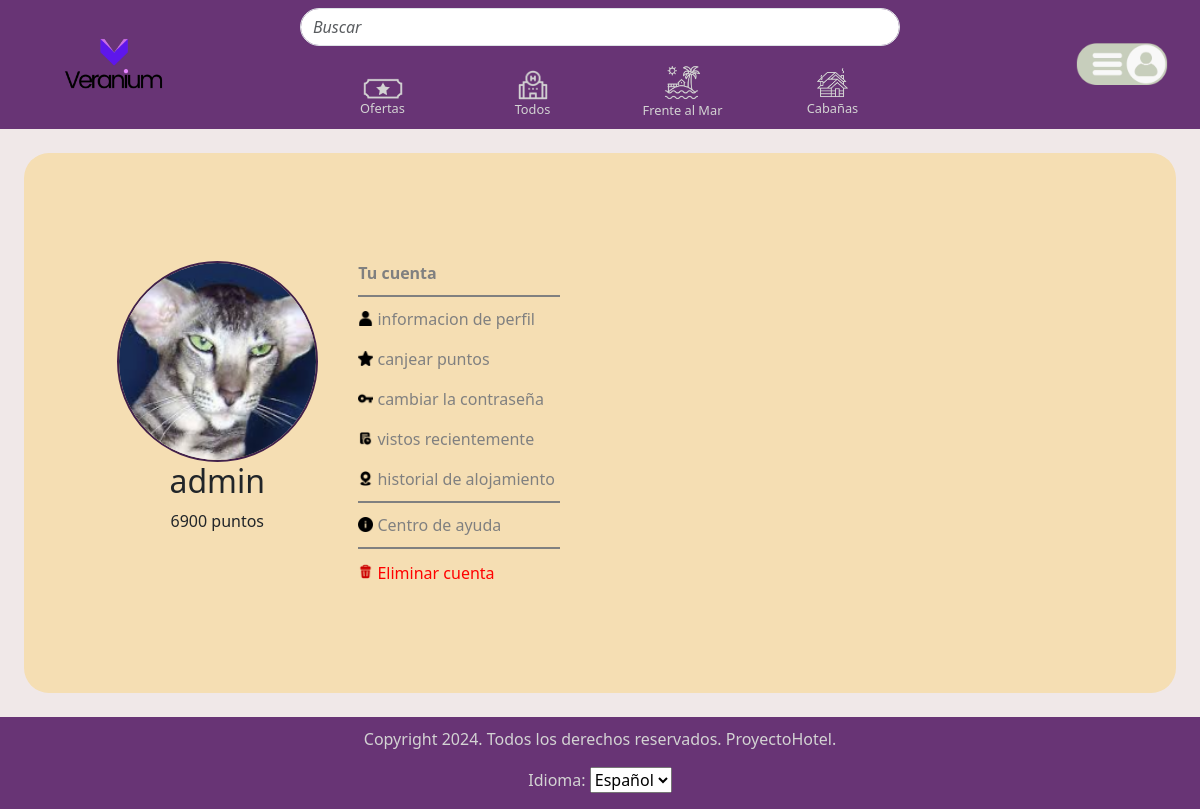
The app's page /perfil/ (signed in), older data.
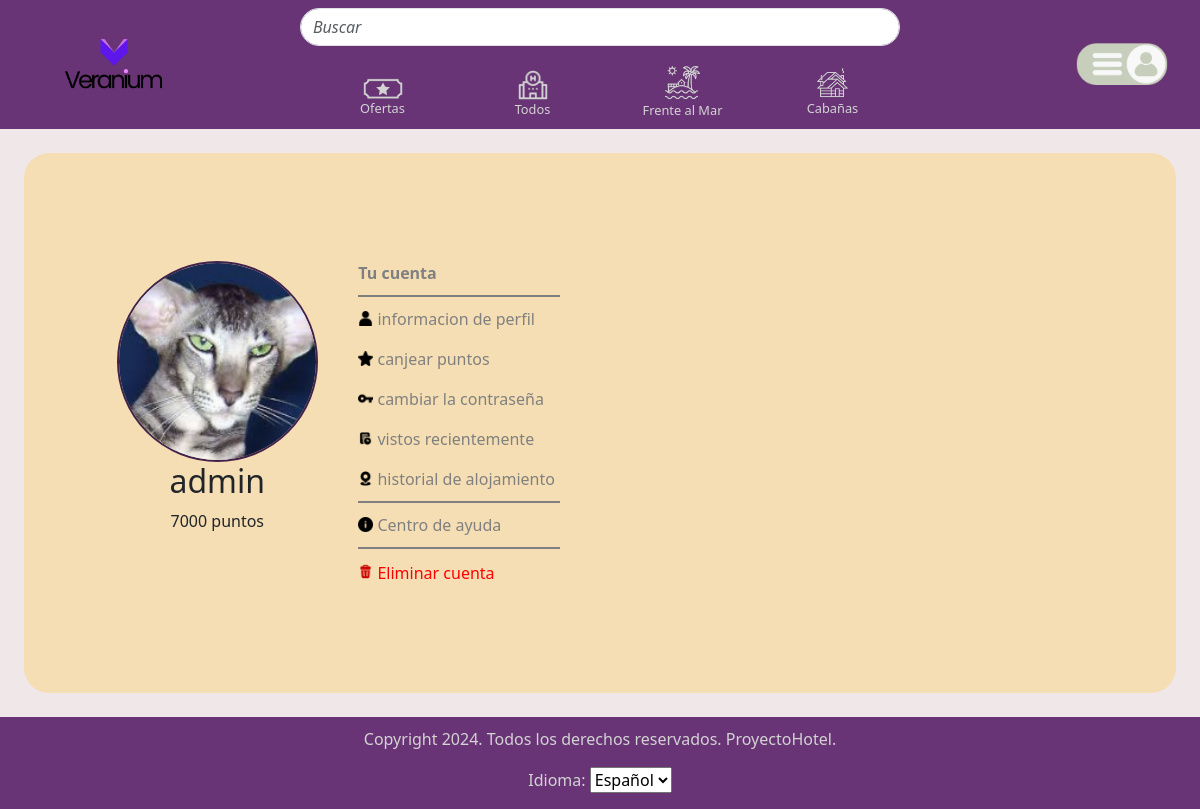
The same page, newer data.
### usuarios/models.py (models this page shows, shortened)
class Usuario(AbstractBaseUser, PermissionsMixin):
    date_joined = models.DateTimeField(auto_now_add=True)
    nombre = models.CharField(max_length=255)
    usuario = models.CharField(max_length=255, unique=True)
    email = models.EmailField(max_length=255, unique=True)
    password = models.CharField(max_length=255)
    puntos = models.IntegerField(default=0)
    hoteles_vistos_ids = models.TextField('IDs de hoteles visitados', blank=True)
    roles = models.ManyToManyField('Role', related_name='usuarios', blank=True)
    foto_perfil = models.ImageField(upload_to=user_directory_path, null=True, blank=True)
    descuento = models.IntegerField(default=0)
    lista_cupones = models.TextField(null=True, blank=True)
    is_active = models.BooleanField(default=True)
    is_staff = models.BooleanField(default=False)
    objects = UsuarioManager()
    USERNAME_FIELD = 'usuario'
    REQUIRED_FIELDS = ['email']

### hoteles/views.py (the view)
# urls.py: path('perfil/',perfilUsuario, name='perfil'),
@login_required
def perfilUsuario(request):
    usuario = request.user
    return render(request, 'perfilUsuario.html', {'usuario': usuario})

### hoteles/authentication_backend.py (called while the page is built)
    def get_user(self, user_id):
        try:
            return Usuario.objects.get(pk=user_id)
        except Usuario.DoesNotExist:
            return None

### hoteles/templates/perfilUsuario.html (shortened to what the changed rows need)
{% load static i18n %}
<!DOCTYPE html>
<html lang="en">
<head>
    <link
      href="https://cdn.jsdelivr.net/npm/bootstrap@5.3.3/dist/css/bootstrap.min.css"
      rel="stylesheet"
    />
    <link rel="stylesheet" href="{% static '/style2.css' %}" />
    <link rel="stylesheet" href="https://cdnjs.cloudflare.com/ajax/libs/font-awesome/4.7.0/css/font-awesome.min.css">
</head>
<body>
    <main>
        <div class="container-fluid" id="container-perfil">
            <div class="parent">
                <div class="div1">
                    {% if usuario.foto_perfil %}
                        <a href="#" id="cambiarFotoPerfilLink">
                            <img class="img-fluid" src="{{ usuario.foto_perfil.url }}" alt="Foto de perfil">
                        </a>
                    {% else %}
                        <a href="#" id="cambiarFotoPerfilLink">
                            <img class="img-fluid" src="{% static '/images/icons/iconoUsuario.png' %}" alt="Icono usuario">
                        </a>
                    {% endif %}
                    <h2>{{ usuario.usuario }}</h2>
                    <p>{{ usuario.puntos }} {% trans "puntos" %}</p>
                </div>
            </div>
        </div>
    </main>
</body>
</html>

Row changes from the older to the newer data that the page shows:
changed Usuario "admin": puntos "6900" → "7000"
